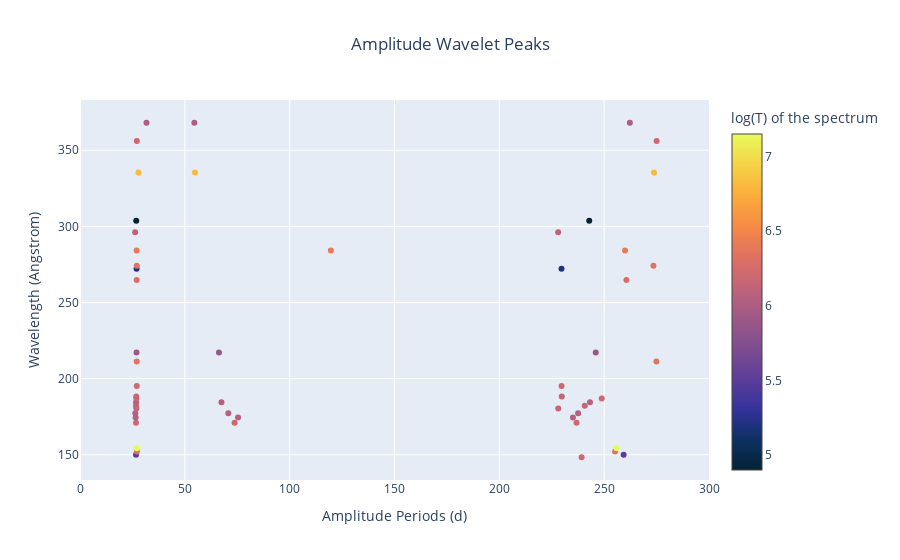

Notebook code cell kept with this figure:
### Markdown cell above
## by_wavelength

### Code cell
# https://plotly.com/python/colorscales/



# Define a color scale: suggested: Viridis, inferno, magma, plasma, cividis,spectral
color_scale = 'thermal'

df=wavelet_amplitude_df.copy()


# Create figure
fig = go.Figure()

# Add scatter plot
fig.add_trace(
    go.Scatter(
        x=df['amplitude periods'],
        y=df['wavelength'],
        mode='markers',
        marker=dict(
            color=df['temperature'],  # Use normalized 'size' for color
            colorscale=color_scale,  # Define color scale
            colorbar=dict(title=r'log(T) of the spectrum'),  # Show color scale bar
            showscale=True,# show the color bar (color scale)
        ),
        showlegend=False, # otherwise a legend will appear on the right,
        text=df['line name'],  # Hover text shows 'size'
                )
            )

# Update layout with title
fig.update_layout(title_text="Amplitude Wavelet Peaks",title_x=0.5)
fig.update_xaxes(title_text="Amplitude Periods (d)",range=[0,300])
fig.update_yaxes(title_text="Wavelength (Angstrom)")


# Show figure
fig.show()
fig.write_html('output\wavelet_explore\peak_scatter\\by_wavelength\\amplitude.html')

### Figure 1 — Plotly figure (JSON) as saved in the notebook; plotly's stock layout.template omitted (floating-point values rounded to 4 significant figures)
{"data": [{"marker": {"color": [6.2, 6.2, 6.2, 5.5, 5.5, 5.5, 6.3, 6.3, 6.3, 7.15, 7.15, 7.15, 6.2, 6.2, 6.2, 6.2, 6.2, 6.05, 6.05, 6.05, 6.05, 6.05, 6.05, 6.05, 6.05, 6.05, 6.05, 6.15, 6.15, 6.15, 6.15, 6.15, 6.15, 6.05, 6.05, 6.05, 6.05, 6.05, 6.2, 6.2, 6.2, 6.15, 6.15, 6.15, 6.2, 6.2, 6.2, 6.35, 6.35, 6.35, 5.9, 5.9, 5.9, 5.9, 6.28, 6.28, 6.28, 5.2, 5.2, 5.2, 6.35, 6.35, 6.35, 6.4, 6.4, 6.4, 6.4, 6.1, 6.1, 6.1, 6.1, 4.9, 4.9, 4.9, 4.9, 4.9, 6.8, 6.8, 6.8, 6.8, 6.2, 6.2, 6.2, 6, 6, 6, 6], "colorbar": {"title": {"text": "log(T) of the spectrum"}}, "colorscale": [[0, "rgb(3, 35, 51)"], [0.09091, "rgb(13, 48, 100)"], [0.1818, "rgb(53, 50, 155)"], [0.2727, "rgb(93, 62, 153)"], [0.3636, "rgb(126, 77, 143)"], [0.4545, "rgb(158, 89, 135)"], [0.5455, "rgb(193, 100, 121)"], [0.6364, "rgb(225, 113, 97)"], [0.7273, "rgb(246, 139, 69)"], [0.8182, "rgb(251, 173, 60)"], [0.9091, "rgb(246, 211, 70)"], [1, "rgb(231, 250, 90)"]], "showscale": true}, "mode": "markers", "showlegend": false, "text": ["Ni XI 148", "Ni XI 148", "Ni XI 148", "O VI 150", "O VI 150", "O VI 150", "Ni XII 152", "Ni XII 152", "Ni XII 152", "Fe XXIII 154", "Fe XXIII 154", "Fe XXIII 154", "Fe IX 171", "Fe IX 171", "Fe IX 171", "Fe IX 171", "Fe IX 171", "Fe IX 174", "Fe IX 174", "Fe IX 174", "Fe IX 174", "Fe IX 174", "Fe X 177", "Fe X 177", "Fe X 177", "Fe X 177", "Fe X 177", "Fe XI 180", "Fe XI 180", "Fe XI 180", "Fe XI 182", "Fe XI 182", "Fe XI 182", "Fe X 185", "Fe X 185", "Fe X 185", "Fe X 185", "Fe X 185", "Fe XII 187", "Fe XII 187", "Fe XII 187", "Fe XI 188", "Fe XI 188", "Fe XI 188", "Fe XII 195", "Fe XII 195", "Fe XII 195", "Fe XIV 211", "Fe XIV 211", "Fe XIV 211", "Fe IX 217", "Fe IX 217", "Fe IX 217", "Fe IX 217", "Fe XIV 265", "Fe XIV 265", "Fe XIV 265", "O IV 272", "O IV 272", "O IV 272", "Fe XIV 274", "Fe XIV 274", "Fe XIV 274", "Fe XV 284", "Fe XV 284", "Fe XV 284", "Fe XV 284", "Si IX 296", "Si IX 296", "Si IX 296", "Si IX 296", "He II 304", "He II 304", "He II 304", "He II 304", "He II 304", "Fe XVI 335", "Fe XVI 335", "Fe XVI 335", "Fe XVI 335", "Si X 356", "Si X 356", "Si X 356", "Mg IX 368", "Mg IX 368", "Mg IX 368", "Mg IX 368"], "type": "scatter", "x": [null, 239.2, 835.0, 26.7, 259.3, 853.3, 27.12, 255.2, 841.8, 27.11, 255.9, 840.5, 26.71, 73.73, 236.8, 429.2, 880.3, 26.54, 75.38, 235.1, null, 846.9, 26.4, 70.73, 237.6, null, 839.7, 26.87, 228.1, 853.8, 26.72, 240.7, 831.1, 26.75, 67.46, 243.2, null, 839.2, 26.89, 248.8, 838.4, 26.81, 229.8, 851.3, 27.08, 229.7, 861.9, 27.05, 274.9, 851.0, 26.96, 66.27, 246.0, 843.9, 27.03, 260.6, 845.5, 26.98, 229.6, 851.6, 27.08, 273.5, 851.3, 27.01, 119.7, 259.9, 916.8, 26.3, 228.1, null, 874.2, 26.81, null, 242.9, 473.2, 937.0, 27.87, 54.84, 273.8, 826.5, 27.09, 275.0, 825.6, 31.72, 54.55, 262.3, 819.8], "y": [148.4, 148.4, 148.4, 150.1, 150.1, 150.1, 152.2, 152.2, 152.2, 154.3, 154.3, 154.3, 171.1, 171.1, 171.1, 171.1, 171.1, 174.5, 174.5, 174.5, 174.5, 174.5, 177.2, 177.2, 177.2, 177.2, 177.2, 180.4, 180.4, 180.4, 182.2, 182.2, 182.2, 184.5, 184.5, 184.5, 184.5, 184.5, 186.9, 186.9, 186.9, 188.3, 188.3, 188.3, 195.1, 195.1, 195.1, 211.3, 211.3, 211.3, 217.1, 217.1, 217.1, 217.1, 264.8, 264.8, 264.8, 272.1, 272.1, 272.1, 274.2, 274.2, 274.2, 284.2, 284.2, 284.2, 284.2, 296.1, 296.1, 296.1, 296.1, 303.8, 303.8, 303.8, 303.8, 303.8, 335.4, 335.4, 335.4, 335.4, 356.0, 356.0, 356.0, 368.1, 368.1, 368.1, 368.1]}], "layout": {"title": {"text": "Amplitude Wavelet Peaks", "x": 0.5}, "xaxis": {"range": [0, 300], "title": {"text": "Amplitude Periods (d)"}}, "yaxis": {"title": {"text": "Wavelength (Angstrom)"}}}}
